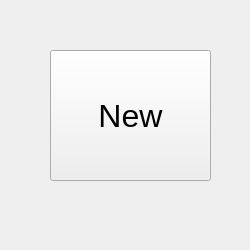
<?xml version="1.0" encoding="UTF-8"?>
<ui version="4.0">
 <class>MainWindow</class>
 <widget class="QMainWindow" name="MainWindow">
  <property name="geometry">
   <rect>
    <x>0</x>
    <y>0</y>
    <width>250</width>
    <height>250</height>
   </rect>
  </property>
  <property name="sizePolicy">
   <sizepolicy hsizetype="Fixed" vsizetype="Fixed">
    <horstretch>0</horstretch>
    <verstretch>0</verstretch>
   </sizepolicy>
  </property>
  <property name="maximumSize">
   <size>
    <width>250</width>
    <height>250</height>
   </size>
  </property>
  <property name="windowTitle">
   <string>Notifier</string>
  </property>
  <property name="windowIcon">
   <iconset resource="resources.qrc">
    <normaloff>:/icons/icons/notification_icon_32x31.png</normaloff>:/icons/icons/notification_icon_32x31.png</iconset>
  </property>
  <property name="iconSize">
   <size>
    <width>32</width>
    <height>31</height>
   </size>
  </property>
  <widget class="QWidget" name="centralWidget">
   <widget class="QPushButton" name="pushButton">
    <property name="geometry">
     <rect>
      <x>50</x>
      <y>50</y>
      <width>161</width>
      <height>131</height>
     </rect>
    </property>
    <property name="font">
     <font>
      <pointsize>24</pointsize>
     </font>
    </property>
    <property name="contextMenuPolicy">
     <enum>Qt::NoContextMenu</enum>
    </property>
    <property name="text">
     <string>New</string>
    </property>
    <property name="icon">
     <iconset>
      <normalon>:/icons/icons/plus_icon_2_64x64.png</normalon>
     </iconset>
    </property>
    <property name="iconSize">
     <size>
      <width>64</width>
      <height>64</height>
     </size>
    </property>
   </widget>
  </widget>
  <widget class="QMenuBar" name="menuBar">
   <property name="geometry">
    <rect>
     <x>0</x>
     <y>0</y>
     <width>250</width>
     <height>21</height>
    </rect>
   </property>
  </widget>
 </widget>
 <layoutdefault spacing="6" margin="11"/>
 <resources>
  <include location="resources.qrc"/>
 </resources>
 <connections/>
</ui>
